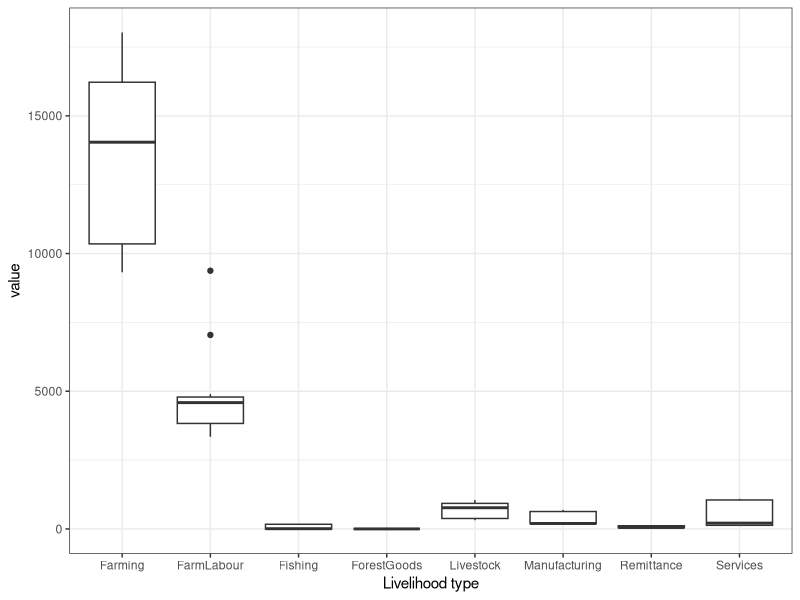

Reproduce this figure in R.

library(tidyverse)
library(readxl)
library(zoo)

lazar_data <- read_xlsx("Lazar_data.xlsx", sheet = "Typical expenditure levels", skip = 1) %>%
  select(-1) %>% rename("type" = "...2") 

lazar_data_longer <- lazar_data %>% pivot_longer(cols = c("1991", "1995", 
                                                             "2010", "2014")) %>%
  na.locf()
names(lazar_data_longer) = c("type", "level", "year", "value")
expenditures <- lazar_data_longer


lazar_income<- read_xlsx("Lazar_data.xlsx", sheet = "Observed incomes - 2014", skip = 2)%>% 
  select(c(1:13)) %>%
  gather(type, income, -c(`Hhold-type ID`, Season))

lazar_income$type <- sub("\\..*", "",lazar_income$type)


lazar_expenditures <-read_xlsx("Lazar_data.xlsx", sheet = "Observed incomes - 2014", skip = 2)%>% 
  select(c(1, 2, 14:21)) %>%
  gather(type, expenditures, -c(`Hhold-type ID`, Season)) 
lazar_expenditures$type <- sub("\\..*", "",lazar_expenditures$type)

lazar_input <- lazar_income %>% 
  inner_join(lazar_expenditures)

lazar_onehh <- lazar_input %>% 
  filter(`Hhold-type ID` == "AR1(LL)" | `Hhold-type ID` == "AR1(SLO)" |
           `Hhold-type ID` == "AR1(LLO)")

lazar_data_figs <- read_xlsx("Lazar_fig_data.xlsx", sheet = "Fig2 & Fig5 & FigS2.1", skip =1) %>%
  pivot_longer(cols = c(-"ArchetypeID", -"Livelihood type")) %>% 
  na.locf()
  
farming <- lazar_data_figs %>% filter(`Livelihood type` == "Farming")
farm_labor <- lazar_data_figs %>% filter(`Livelihood type` == "FarmLabour")
livestock <- lazar_data_figs %>% filter(`Livelihood type` == "Livestock")
remittances <- lazar_data_figs %>% filter(`Livelihood type` == "Remittance")
services <- lazar_data_figs %>% filter(`Livelihood type` == "Services")
fishing <- lazar_data_figs %>% filter(`Livelihood type` == "Fishing")

lazar_data_figs %>%
  filter(ArchetypeID == "AR3(SLO)") %>%
  ggplot()+
  geom_boxplot(aes(x =  `Livelihood type`, y = value)) +
  theme_bw()
  
  
  
  
  
  
